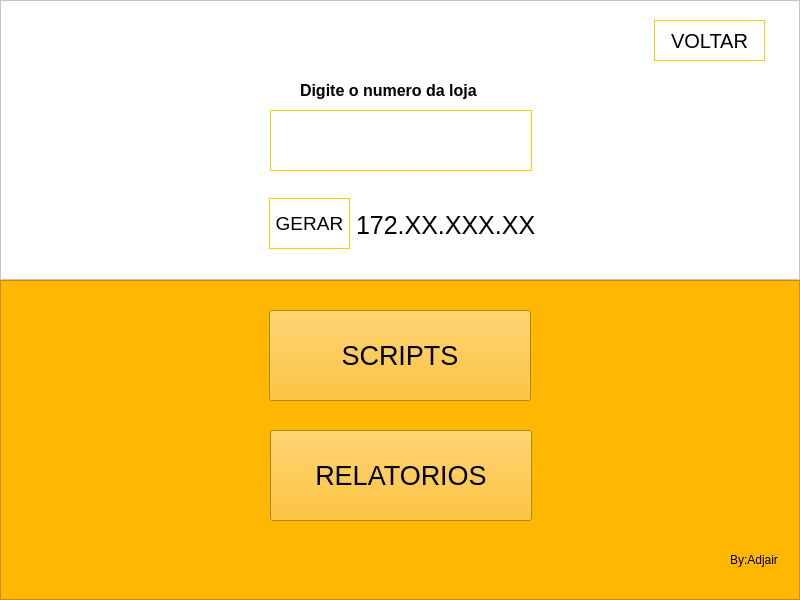
<?xml version="1.0" encoding="UTF-8"?>
<ui version="4.0">
 <class>telaACOMPANHAMENTO</class>
 <widget class="QMainWindow" name="telaACOMPANHAMENTO">
  <property name="geometry">
   <rect>
    <x>0</x>
    <y>0</y>
    <width>800</width>
    <height>600</height>
   </rect>
  </property>
  <property name="minimumSize">
   <size>
    <width>800</width>
    <height>600</height>
   </size>
  </property>
  <property name="maximumSize">
   <size>
    <width>800</width>
    <height>600</height>
   </size>
  </property>
  <property name="windowTitle">
   <string>MCTY_FACIL</string>
  </property>
  <widget class="QWidget" name="centralwidget">
   <layout class="QVBoxLayout" name="verticalLayout">
    <property name="spacing">
     <number>0</number>
    </property>
    <property name="leftMargin">
     <number>0</number>
    </property>
    <property name="topMargin">
     <number>0</number>
    </property>
    <property name="rightMargin">
     <number>0</number>
    </property>
    <property name="bottomMargin">
     <number>0</number>
    </property>
    <item>
     <widget class="QFrame" name="frame">
      <property name="minimumSize">
       <size>
        <width>800</width>
        <height>280</height>
       </size>
      </property>
      <property name="maximumSize">
       <size>
        <width>800</width>
        <height>280</height>
       </size>
      </property>
      <property name="styleSheet">
       <string notr="true">background-color: rgb(255, 255, 255);</string>
      </property>
      <property name="frameShape">
       <enum>QFrame::StyledPanel</enum>
      </property>
      <property name="frameShadow">
       <enum>QFrame::Raised</enum>
      </property>
      <widget class="QLineEdit" name="numloja">
       <property name="geometry">
        <rect>
         <x>270</x>
         <y>110</y>
         <width>262</width>
         <height>61</height>
        </rect>
       </property>
       <property name="font">
        <font>
         <pointsize>20</pointsize>
        </font>
       </property>
       <property name="styleSheet">
        <string notr="true">border:1px solid rgb(255,207,0)</string>
       </property>
       <property name="text">
        <string/>
       </property>
      </widget>
      <widget class="QLabel" name="label_iploja">
       <property name="geometry">
        <rect>
         <x>356</x>
         <y>200</y>
         <width>181</width>
         <height>51</height>
        </rect>
       </property>
       <property name="font">
        <font>
         <pointsize>19</pointsize>
        </font>
       </property>
       <property name="text">
        <string>172.XX.XXX.XX</string>
       </property>
      </widget>
      <widget class="QPushButton" name="btn_gerar">
       <property name="geometry">
        <rect>
         <x>269</x>
         <y>198</y>
         <width>81</width>
         <height>51</height>
        </rect>
       </property>
       <property name="font">
        <font>
         <pointsize>14</pointsize>
        </font>
       </property>
       <property name="styleSheet">
        <string notr="true">border:1px solid rgb(255,207,0)</string>
       </property>
       <property name="text">
        <string>GERAR</string>
       </property>
      </widget>
      <widget class="QPushButton" name="btn_voltar">
       <property name="geometry">
        <rect>
         <x>654</x>
         <y>20</y>
         <width>111</width>
         <height>41</height>
        </rect>
       </property>
       <property name="font">
        <font>
         <pointsize>15</pointsize>
        </font>
       </property>
       <property name="styleSheet">
        <string notr="true">border:1px solid rgb(255,207,0)</string>
       </property>
       <property name="text">
        <string>VOLTAR</string>
       </property>
      </widget>
      <widget class="QLabel" name="label">
       <property name="geometry">
        <rect>
         <x>300</x>
         <y>80</y>
         <width>201</width>
         <height>21</height>
        </rect>
       </property>
       <property name="font">
        <font>
         <pointsize>12</pointsize>
         <weight>75</weight>
         <bold>true</bold>
        </font>
       </property>
       <property name="text">
        <string>Digite o numero da loja</string>
       </property>
      </widget>
     </widget>
    </item>
    <item>
     <widget class="QFrame" name="frame_2">
      <property name="minimumSize">
       <size>
        <width>800</width>
        <height>320</height>
       </size>
      </property>
      <property name="maximumSize">
       <size>
        <width>800</width>
        <height>320</height>
       </size>
      </property>
      <property name="styleSheet">
       <string notr="true">background-color: rgb(255, 183, 2);</string>
      </property>
      <property name="frameShape">
       <enum>QFrame::StyledPanel</enum>
      </property>
      <property name="frameShadow">
       <enum>QFrame::Raised</enum>
      </property>
      <widget class="QPushButton" name="btn_script">
       <property name="geometry">
        <rect>
         <x>269</x>
         <y>30</y>
         <width>262</width>
         <height>91</height>
        </rect>
       </property>
       <property name="font">
        <font>
         <pointsize>20</pointsize>
        </font>
       </property>
       <property name="text">
        <string>SCRIPTS</string>
       </property>
      </widget>
      <widget class="QPushButton" name="btn_relatorios">
       <property name="geometry">
        <rect>
         <x>270</x>
         <y>150</y>
         <width>262</width>
         <height>91</height>
        </rect>
       </property>
       <property name="font">
        <font>
         <pointsize>20</pointsize>
        </font>
       </property>
       <property name="text">
        <string>RELATORIOS</string>
       </property>
      </widget>
      <widget class="QLabel" name="label_2">
       <property name="geometry">
        <rect>
         <x>730</x>
         <y>270</y>
         <width>61</width>
         <height>20</height>
        </rect>
       </property>
       <property name="font">
        <font>
         <pointsize>9</pointsize>
        </font>
       </property>
       <property name="text">
        <string>By:Adjair</string>
       </property>
      </widget>
     </widget>
    </item>
   </layout>
  </widget>
  <widget class="QMenuBar" name="menubar">
   <property name="geometry">
    <rect>
     <x>0</x>
     <y>0</y>
     <width>800</width>
     <height>21</height>
    </rect>
   </property>
  </widget>
 </widget>
 <resources>
  <include location="imagem microcity/imagens.qrc"/>
 </resources>
 <connections/>
</ui>
